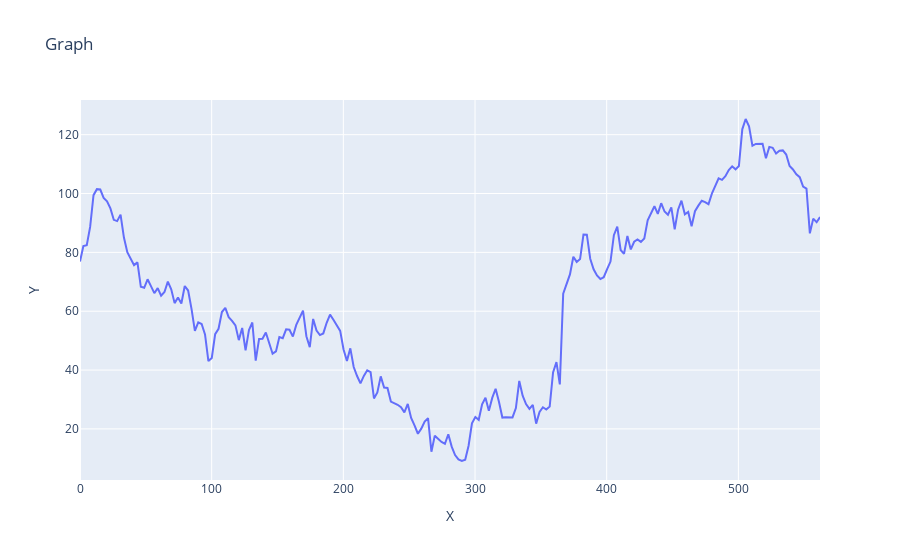

This figure's notebook cell:
### Code cell
graph=pd.read_csv('graph.csv')
fig=px.line(graph,x=graph['X'],y=graph['Y'],title='Graph')
fig.show()

### Figure 1 — Plotly figure (JSON) as saved in the notebook; plotly's stock layout.template omitted (floating-point values rounded to 4 significant figures; data arrays with more than 128 entries replaced by an {"elided": "..."} marker saying what was removed)
{"data": [{"hovertemplate": "X=%{x}<br>Y=%{y}<extra></extra>", "legendgroup": "", "line": {"color": "#636efa", "dash": "solid"}, "marker": {"symbol": "circle"}, "mode": "lines", "name": "", "orientation": "v", "showlegend": false, "type": "scatter", "x": {"elided": "220 float values"}, "xaxis": "x", "y": {"elided": "220 float values"}, "yaxis": "y"}], "layout": {"legend": {"tracegroupgap": 0}, "title": {"text": "Graph"}, "xaxis": {"anchor": "y", "domain": [0, 1], "title": {"text": "X"}}, "yaxis": {"anchor": "x", "domain": [0, 1], "title": {"text": "Y"}}}}
